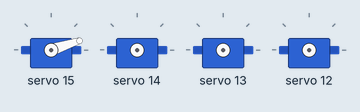
Simulated run of this sketch. Board: Arduino Uno, built with avr-gcc and run on an emulated ATmega328P. Parts: 4 × servo. What the sketch prints to the serial monitor is not drawn.

Above: at 0.15 s.
At 14.2 s:
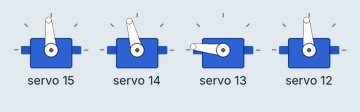
At 20.2 s:
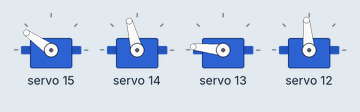
At 26.2 s:
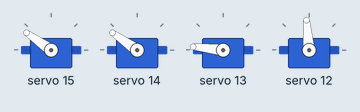
At 31.2 s:
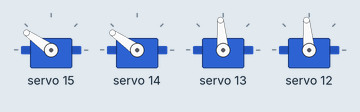
At 34.7 s:
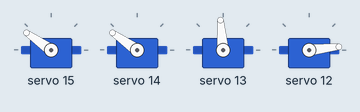
Timing chart, 0 to 40.0 s (numbered marks = the images above):
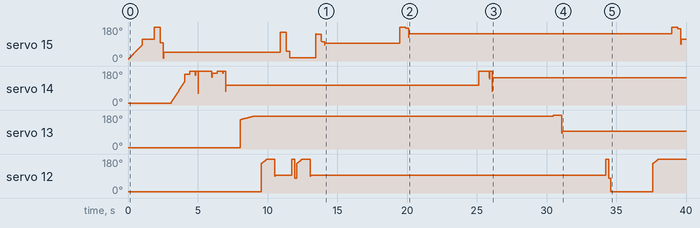

The sketch:

smootharms.ino
```cpp
#include <Wire.h>
#include <Adafruit_PWMServoDriver.h>

// Initialize the PCA9685
Adafruit_PWMServoDriver pca = Adafruit_PWMServoDriver(0x40);

#define SERVOMIN  150 // Minimum pulse length out of 4096
#define SERVOMAX  600 // Maximum pulse length out of 4096

void setup() {
    Serial.begin(9600);
    Serial.println("Starting...");

    // Initialize PCA9685
    pca.begin();
    pca.setPWMFreq(60);  // Analog servos run at ~60 Hz updates
}

// Function to set servo angle
void setServoAngle(uint8_t channel, uint16_t angle) {
    uint16_t pulse = map(angle, 0, 180, SERVOMIN, SERVOMAX);
    pca.setPWM(channel, 0, pulse);
}

// Function for linear interpolation for smooth movements
void moveServoSmooth(uint8_t channel, uint16_t targetAngle, uint16_t steps, uint16_t stepDelay) {
    uint16_t currentAngle = pca.getPWM(channel, 0); // Get current servo angle
    int16_t angleDiff = targetAngle - currentAngle;
    int16_t angleIncrement = angleDiff / steps;

    for (uint16_t i = 0; i < steps; i++) {
        currentAngle += angleIncrement;
        setServoAngle(channel, currentAngle);
        delay(stepDelay);
    }
    // Ensure the final position is accurate
    setServoAngle(channel, targetAngle);
}

void loop() {
    // Shoulder Servo 1 (Forward and Backward)
    moveServoSmooth(15, 110, 40, 25);   // Forward (smoother, same timing)
    delay(500);                           // Add a short delay in the middle for fluidity
    moveServoSmooth(15, 40, 40, 25);    // Backward (smoother, same timing)
    delay(500);

    // Shoulder Servo 2 (Left and Right)
    moveServoSmooth(14, 160, 60, 16);   // Move Away  (smoother, same timing)
    moveServoSmooth(14, 100, 60, 16);   // Move Towards
    moveServoSmooth(14, 165, 60, 16);   // Move Away  (smoother, same timing)
    moveServoSmooth(14, 100, 60, 16);   // Move Towards

    // Wrist Servo 1 (Left and Right)
    moveServoSmooth(13, 0, 20, 50);    // Left (smoother, same timing)
    moveServoSmooth(13, 170, 20, 50);  // Right (smoother, same timing)

    // Wrist Servo 2 (Jiggle) fingers
    moveServoSmooth(12, 0, 10, 50);   // Jiggle 1
    moveServoSmooth(12, 180, 10, 50);  // Jiggle 2
    moveServoSmooth(12, 90, 10, 50);   // Center
    moveServoSmooth(15, 10, 20, 50);   // Move shoulder back during jiggle
    moveServoSmooth(12, 0, 10, 50);   // Jiggle 1
    moveServoSmooth(12, 180, 10, 50);  // Jiggle 2
    moveServoSmooth(12, 90, 10, 50);   // Center

    // Don't Break It Section (Smoothed)
    moveServoSmooth(15, 90, 40, 25);      // Forward
    delay(5000);
    moveServoSmooth(15, 140, 40, 25);     // Forward (further)
    delay(5000);
    moveServoSmooth(14, 140, 80, 12);      // Move away from body (wider range, slower)
    delay(4000);
    moveServoSmooth(13, 90, 60, 16);      // Wrist center
    delay(3000);
    moveServoSmooth(12, 0, 10, 50);       // Fingers open
    delay(3000);
    moveServoSmooth(12, 180, 10, 50);     // Fingers close (fast)
    delay(500);
}
```
